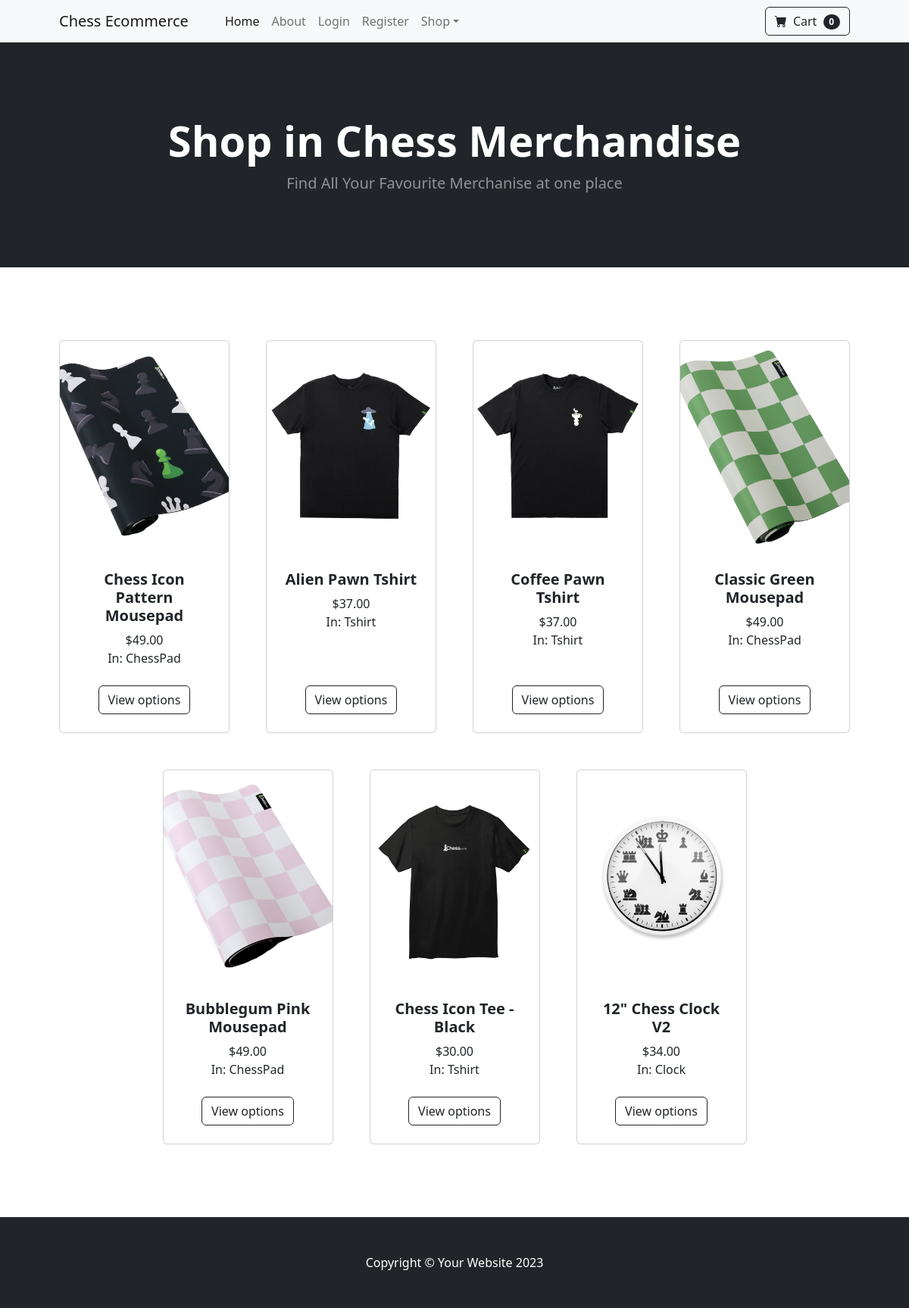
/home/, run on the app's committed database.
### store/models.py (models this page shows, shortened)
class Product(models.Model):
    name = models.CharField(max_length=100, default='')
    price = models.DecimalField(default=0, decimal_places=2, max_digits=6)
    category = models.ForeignKey(Category, on_delete=models.CASCADE, default=1)
    description = models.CharField(max_length=250, default='', blank=True, null=True)
    image = models.ImageField(upload_to='uploads/product/', default='')

class Category(models.Model):
    name = models.CharField(max_length=50)
    def __str__(self):
        return self.name
    class Meta:
        verbose_name_plural = 'Categories'

### store/views.py (the view)
# urls.py: 2. Add a URL to urlpatterns:  path('', views.home, name='home')
def home(request):
    products = Product.objects.all()
    return render(request, 'home.html', {'products':products})

### store/templates/home.html
{% extends 'base.html'%}
{% load static %}
{% block content %}
        <header class="bg-dark py-5">
            <div class="container px-4 px-lg-5 my-5">
                <div class="text-center text-white">
                    <h1 class="display-4 fw-bolder">Shop in Chess Merchandise</h1>
                    <p class="lead fw-normal text-white-50 mb-0">Find All Your Favourite Merchanise at one place</p>
                </div>
            </div>
        </header>
        <section class="py-5">
            <div class="container px-4 px-lg-5 mt-5">
                <div class="row gx-4 gx-lg-5 row-cols-2 row-cols-md-3 row-cols-xl-4 justify-content-center">
                {% for product in products %}
                    <div class="col mb-5">
                        <div class="card h-100">
                            <img class="card-img-top" src="{{ product.image.url }}" alt="..." />
                            <div class="card-body p-4">
                                <div class="text-center">
                                    <h5 class="fw-bolder">{{product.name}}</h5>
                                    ${{product.price}}
                                    <br>
                                    In: {{product.category}}
                                </div>
                            </div>
                            <div class="card-footer p-4 pt-0 border-top-0 bg-transparent">
                                <div class="text-center"><a class="btn btn-outline-dark mt-auto" href="#">View options</a></div>
                            </div>
                        </div>
                    </div>
                    {% endfor %}
        </section>
{% endblock %}

### data on the page
Product: image (picture), name "Chess Icon Pattern Mousepad", price "49.00", category "ChessPad"
Product: image (picture), name "Alien Pawn Tshirt", price "37.00", category "Tshirt"
Product: image (picture), name "Coffee Pawn Tshirt", price "37.00", category "Tshirt"
Product: image (picture), name "Classic Green Mousepad", price "49.00", category "ChessPad"
Product: image (picture), name "Bubblegum Pink Mousepad", price "49.00", category "ChessPad"
Product: image (picture), name "Chess Icon Tee - Black", price "30.00", category "Tshirt"
Product: image (picture), name "12\" Chess Clock V2", price "34.00", category "Clock"
